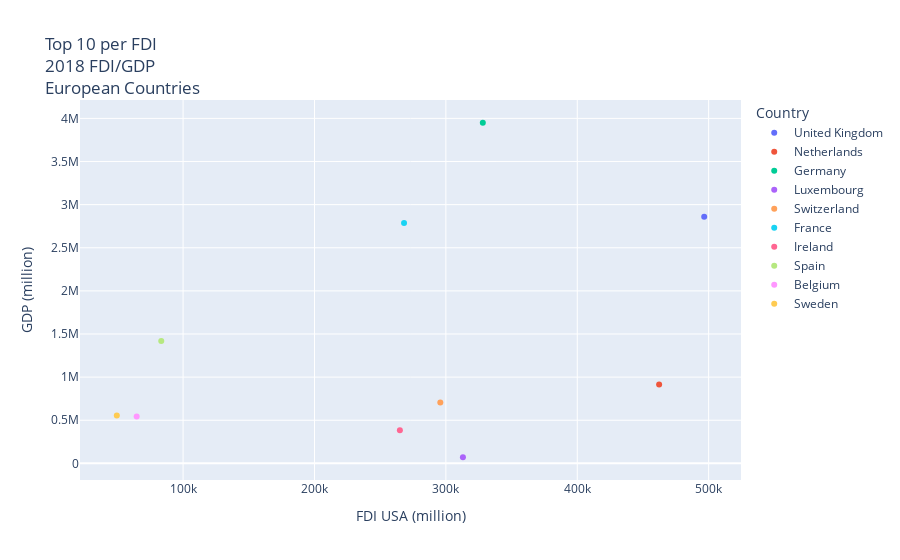

Notebook code for this chart:
### Code cell
europe_top_10_fdi_gdp_scatter = px.scatter(
    europe_top_10_format_name,
    x="FDI USA (million)",
    y="GDP (million)",
    title="Top 10 per FDI<br>2018 FDI/GDP<br>European Countries",
    color="Country",
)
europe_top_10_fdi_gdp_scatter.write_image("europe_top_10_fdi_gdp_scatter.png")
europe_top_10_fdi_gdp_scatter

### Figure 1 — Plotly figure (JSON) as saved in the notebook; plotly's stock layout.template omitted (floating-point values rounded to 4 significant figures)
{"data": [{"hovertemplate": "Country=United Kingdom<br>FDI USA (million)=%{x}<br>GDP (million)=%{y}<extra></extra>", "legendgroup": "United Kingdom", "marker": {"color": "#636efa", "symbol": "circle"}, "mode": "markers", "name": "United Kingdom", "orientation": "v", "showlegend": true, "type": "scatter", "x": [496622], "xaxis": "x", "y": [2861000.0], "yaxis": "y"}, {"hovertemplate": "Country=Netherlands<br>FDI USA (million)=%{x}<br>GDP (million)=%{y}<extra></extra>", "legendgroup": "Netherlands", "marker": {"color": "#EF553B", "symbol": "circle"}, "mode": "markers", "name": "Netherlands", "orientation": "v", "showlegend": true, "type": "scatter", "x": [462303], "xaxis": "x", "y": [914100.0], "yaxis": "y"}, {"hovertemplate": "Country=Germany<br>FDI USA (million)=%{x}<br>GDP (million)=%{y}<extra></extra>", "legendgroup": "Germany", "marker": {"color": "#00cc96", "symbol": "circle"}, "mode": "markers", "name": "Germany", "orientation": "v", "showlegend": true, "type": "scatter", "x": [328124], "xaxis": "x", "y": [3950000.0], "yaxis": "y"}, {"hovertemplate": "Country=Luxembourg<br>FDI USA (million)=%{x}<br>GDP (million)=%{y}<extra></extra>", "legendgroup": "Luxembourg", "marker": {"color": "#ab63fa", "symbol": "circle"}, "mode": "markers", "name": "Luxembourg", "orientation": "v", "showlegend": true, "type": "scatter", "x": [312976], "xaxis": "x", "y": [70920.0], "yaxis": "y"}, {"hovertemplate": "Country=Switzerland<br>FDI USA (million)=%{x}<br>GDP (million)=%{y}<extra></extra>", "legendgroup": "Switzerland", "marker": {"color": "#FFA15A", "symbol": "circle"}, "mode": "markers", "name": "Switzerland", "orientation": "v", "showlegend": true, "type": "scatter", "x": [295783], "xaxis": "x", "y": [705100.0], "yaxis": "y"}, {"hovertemplate": "Country=France<br>FDI USA (million)=%{x}<br>GDP (million)=%{y}<extra></extra>", "legendgroup": "France", "marker": {"color": "#19d3f3", "symbol": "circle"}, "mode": "markers", "name": "France", "orientation": "v", "showlegend": true, "type": "scatter", "x": [268169], "xaxis": "x", "y": [2788000.0], "yaxis": "y"}, {"hovertemplate": "Country=Ireland<br>FDI USA (million)=%{x}<br>GDP (million)=%{y}<extra></extra>", "legendgroup": "Ireland", "marker": {"color": "#FF6692", "symbol": "circle"}, "mode": "markers", "name": "Ireland", "orientation": "v", "showlegend": true, "type": "scatter", "x": [265004], "xaxis": "x", "y": [382700.0], "yaxis": "y"}, {"hovertemplate": "Country=Spain<br>FDI USA (million)=%{x}<br>GDP (million)=%{y}<extra></extra>", "legendgroup": "Spain", "marker": {"color": "#B6E880", "symbol": "circle"}, "mode": "markers", "name": "Spain", "orientation": "v", "showlegend": true, "type": "scatter", "x": [83379], "xaxis": "x", "y": [1420000.0], "yaxis": "y"}, {"hovertemplate": "Country=Belgium<br>FDI USA (million)=%{x}<br>GDP (million)=%{y}<extra></extra>", "legendgroup": "Belgium", "marker": {"color": "#FF97FF", "symbol": "circle"}, "mode": "markers", "name": "Belgium", "orientation": "v", "showlegend": true, "type": "scatter", "x": [64661], "xaxis": "x", "y": [542700.0], "yaxis": "y"}, {"hovertemplate": "Country=Sweden<br>FDI USA (million)=%{x}<br>GDP (million)=%{y}<extra></extra>", "legendgroup": "Sweden", "marker": {"color": "#FECB52", "symbol": "circle"}, "mode": "markers", "name": "Sweden", "orientation": "v", "showlegend": true, "type": "scatter", "x": [49546], "xaxis": "x", "y": [555500.0], "yaxis": "y"}], "layout": {"autosize": true, "legend": {"title": {"text": "Country"}, "tracegroupgap": 0}, "title": {"text": "Top 10 per FDI<br>2018 FDI/GDP<br>European Countries"}, "xaxis": {"anchor": "y", "autorange": true, "domain": [0, 1], "range": [22110.0, 524100.0], "title": {"text": "FDI USA (million)"}, "type": "linear"}, "yaxis": {"anchor": "x", "autorange": true, "domain": [0, 1], "range": [-213200.0, 4234000.0], "title": {"text": "GDP (million)"}, "type": "linear"}}}
